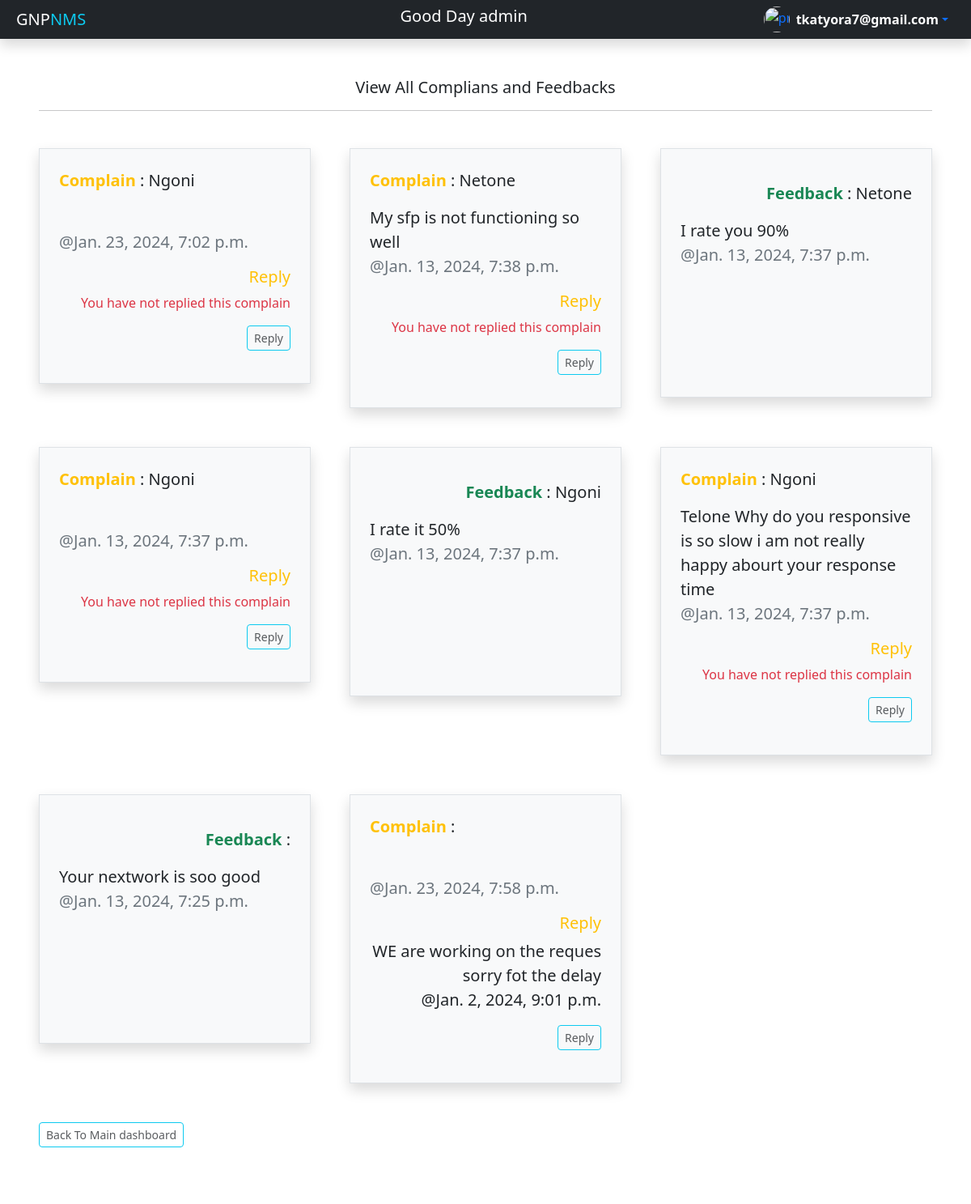
Before: /dashboard/View_Complains (signed in, upper part) with the older database file.
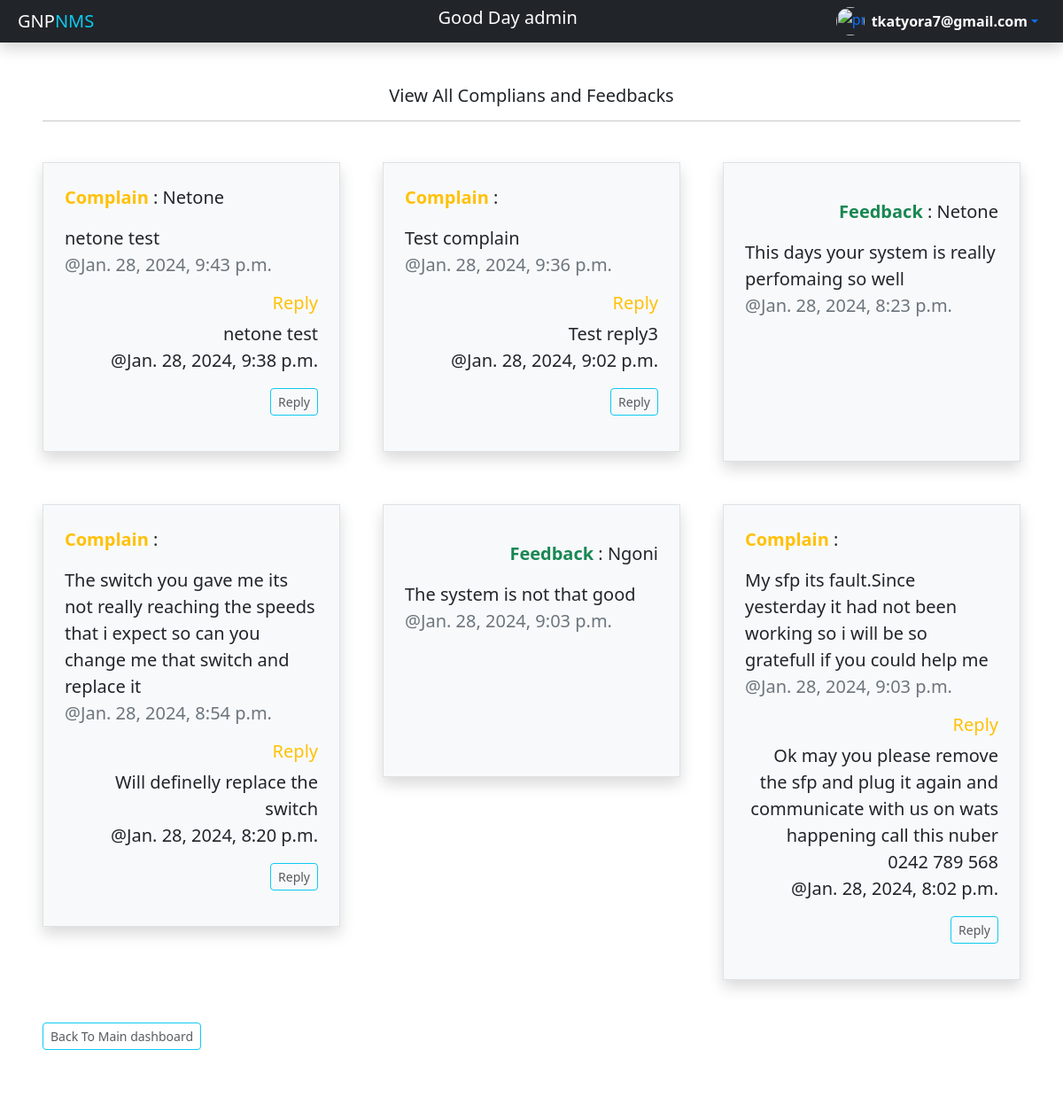
After: the same page with the newer database file.
### portal/models.py (models this page shows, shortened)
class Feedback_Complains(models.Model):
    Type = [('Complain','Complain'),('Feedback','Feedback')]
    type = models.CharField(max_length=225,null=True,blank=False,choices = Type)
    body = models.TextField(null=True,blank=True,default='None')
    created = models.DateTimeField( auto_now=True, auto_now_add=False ,null=True)
    updated = models.DateTimeField(null=True,auto_now=False,auto_now_add=True)
    created_by = models.ForeignKey(User,  on_delete=models.CASCADE ,null=True,blank=True)
    reply = models.CharField(max_length=255,null=True,blank=True, default='None')
    class meta:
        ordering = ('-created',)

### portal/views.py (the view)
# urls.py: path('View_Complains',views.ViewFedComp , name ='ViewComp'),
@login_required(login_url='sign_in')
def ViewFedComp(request):
    content ={}
    content ={
        'fedcomp': fedcomp,
    }
    return render(request , 'Portal/ViewComp.html',content)

### Templates/Portal/ViewComp.html (shortened to what this page needs)
{% extends 'other.html' %}
 {%block content%}
 {%load static%}
 {% load crispy_forms_tags %}
<head>
</head>
<body class="">
  <main class="mt-5 mx-5 fs-5" >
    <div class=" text-center">
      <h5  class=""> View All Complians and Feedbacks</h5>
      <hr>
      <br>
    </div>
    <div class="  row g-5">
                                    {% for data  in fedcomp %}
                                    {%if data.created_by.username == user.username or user.is_staff %}
      <div class="col-4">
        <div class="p-4 border shadow bg-light">
                                             {%if data.type == 'Complain'%}
          <p class=" text-start"> <strong class="text-warning"> {{data.type}}</strong>
            : {{data.created_by.first_name.title}}
            {%endif%}
          </p>
          {%if data.type == 'Feedback'%}
          <p class=" text-end"> <strong class="text-success"> {{data.type}}</strong>
            : {{data.created_by.first_name.title}}
            {%endif%}
            </p>
            <p >{{data.body}} <br>
              <span class="text-secondary">@{{data.created}} </span></p>
            {%if data.type == 'Complain'%}
          <div class="text-end">
            <h5 class="text-end text-warning ">Reply</h5>
                                      {%if data.reply == 'None'  %}
            <p class="text-danger fs-6" >
              {%if user.is_staff%}
                You have not replied this complain
                {%else%}
                There is No reply yet
                {%endif%}
            </p>
                                      {%else%}
            <p class="lead text-end"> {{data.reply}} <br>
                @{{data.updated}}</p>
                                    {%endif%}
                                    {%if user.is_staff%}
           <button
               class="text-center btn btn-sm btn-outline-info">
              <a class="nav-link p-0 text-muted" href="{% url 'reply' data.id %} " target="_blank" rel="noopener noreferrer">Reply</a>
            </button></p>
            {%endif%}
          </div>
          {%else%}
          <br>
          <br>
          <br>
          <br>
          {%endif%}
        </div>
      </div>
                                        {%endif%}
                                        {%endfor%}
             <div>
              <button class="text-center mb-5 btn btn-sm btn-outline-info">
                <a class="nav-link p-0 text-muted" href="{% url 'dashboard'%}">
                  Back To Main dashboard</a>
              </button>
              <br/>
             </div>
            </div>
  </main>
</body>
{%endblock content%}

### Templates/other.html (shortened to what this page needs)
{% include 'style.html'%}
{%load static %}
  <body>
    <header
      class="navbar  navbar-dark sticky-top bg-dark flex-md-nowrap p-1  shadow">
      <a href=""
              class="navbar-brand col-md-3 col-lg-2 me-0 px-3 fs-5">
          GNP<span class="text-info">NMS</span></a >
       <p class="lead  h6 text-white">Good Day {{user.username}}
        </p>
     <div class="dropdown me-4">
              <a
                href="#"
                class="d-flex align-items-center text-blue text-decoration-none dropdown-toggle"
                data-bs-toggle="dropdown"
                aria-expanded="false"
              >
                <img
                  src=" {% static '../static/Images/Capture.PNG'%}"
                  alt="profilepicture"
                  width="32"
                  height="32"
                  class="rounded-circle me-2"
                />
                <strong class="text-white">{{user.email}}</strong>
              </a>
            </div>
    </header>
    {% block content %} {% endblock content %}
  </body>
</html>

### Templates/style.html (shortened to what this page needs)
{%load static %}
<html lang="en">
  <head>
   <link rel="stylesheet" href="../static/css/node_modules/bootstrap/dist/css/bootstrap.css">
   <link href="https://cdn.jsdelivr.net/npm/bootstrap@5.3.1/dist/css/bootstrap.min.css" rel="stylesheet"
>
   <link
      rel="stylesheet"
      href="https://cdnjs.cloudflare.com/ajax/libs/font-awesome/6.1.2/css/fontawesome.min.css"
    />
    <link
    rel="stylesheet"
    href="https://cdnjs.cloudflare.com/ajax/libs/font-awesome/6.1.2/css/all.min.css"
  />
  <link
  rel="stylesheet"
  href="https://cdnjs.cloudflare.com/ajax/libs/font-awesome/6.1.2/css/brands.min.css"
/>
<link
      rel="stylesheet"
      href="https://cdnjs.cloudflare.com/ajax/libs/font-awesome/6.1.2/css/fontawesome.min.css"
    />
  </head>
</html>

Changed rows visible on the page:
removed Feedback_Complains: type "Complain", created_by.first_name "Ngoni", created "Jan. 23, 2024, 7:02 p.m.", shows "Reply", reply "You have not replied this complain"
removed Feedback_Complains: type "Complain", created_by.first_name "Netone", body "My sfp is not functioning so well", created "Jan. 13, 2024, 7:38 p.m.", shows "Reply", reply "You have not replied this complain"
removed Feedback_Complains: type "Feedback", created_by.first_name "Netone", body "I rate you 90%", created "Jan. 13, 2024, 7:37 p.m."
removed Feedback_Complains: type "Complain", created_by.first_name "Ngoni", created "Jan. 13, 2024, 7:37 p.m.", shows "Reply", reply "You have not replied this complain"
removed Feedback_Complains: type "Feedback", created_by.first_name "Ngoni", body "I rate it 50%", created "Jan. 13, 2024, 7:37 p.m."
removed Feedback_Complains: type "Complain", created_by.first_name "Ngoni", body "Telone Why do you responsive is so slow i am not really happy abourt your response time", created "Jan. 13, 2024, 7:37 p.m.", shows "Reply", reply "You have not replied this complain"
removed Feedback_Complains: type "Feedback", body "Your nextwork is soo good", created "Jan. 13, 2024, 7:25 p.m."
added Feedback_Complains: type "Complain", created_by.first_name "Netone", body "netone test", created "Jan. 28, 2024, 9:43 p.m.", reply "netone test", updated "Jan. 28, 2024, 9:38 p.m.", shows "Reply"
changed Feedback_Complains: body (not shown) → "Test complain"; created "Jan. 23, 2024, 7:58 p.m." → "Jan. 28, 2024, 9:36 p.m."; reply "WE are working on the reques sorry fot the delay" → "Test reply3"; updated "Jan. 2, 2024, 9:01 p.m." → "Jan. 28, 2024, 9:02 p.m."
added Feedback_Complains: type "Feedback", created_by.first_name "Netone", body "This days your system is really perfomaing so well", created "Jan. 28, 2024, 8:23 p.m."
added Feedback_Complains: type "Complain", body "The switch you gave me its not really reaching the speeds that i expect so can you change me that switch and replace it", created "Jan. 28, 2024, 8:54 p.m.", reply "Will definelly replace the switch", updated "Jan. 28, 2024, 8:20 p.m.", shows "Reply"
added Feedback_Complains: type "Feedback", created_by.first_name "Ngoni", body "The system is not that good", created "Jan. 28, 2024, 9:03 p.m."
added Feedback_Complains: type "Complain", body "My sfp its fault.Since yesterday it had not been working so i will be so gratefull if you could help me", created "Jan. 28, 2024, 9:03 p.m.", reply "Ok may you please remove the sfp and plug it again and communicate with us on wats happening call this nuber 0242 789 568", updated "Jan. 28, 2024, 8:02 p.m.", shows "Reply"
